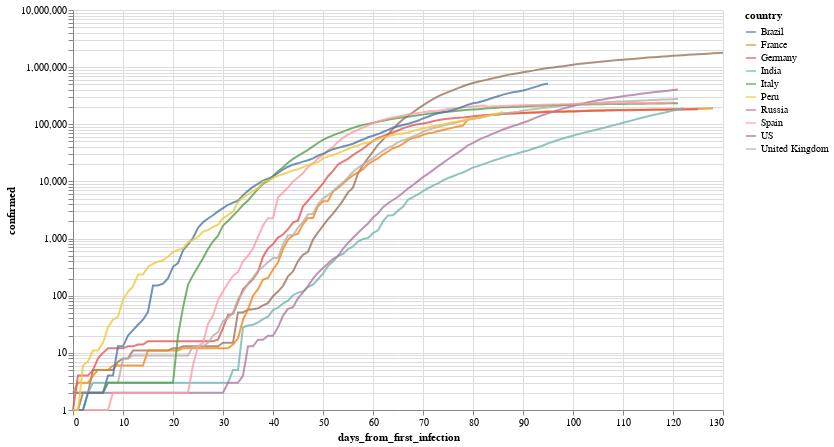

The notebook cell this image was saved under:
### Markdown cell above
Por ejemplo, evolución (interactiva!) de los paises con mas infectados

### Code cell
total_confirmed_by_country = global_df.groupby('country').confirmed.max().sort_values(ascending=False)
selected_countries = total_confirmed_by_country[total_confirmed_by_country > 1000].index

plot_df = global_df[
    (global_df.confirmed > 0) & 
    (global_df.country.isin(selected_countries[:10]))
].sort_values('date')

selection = alt.selection_multi(
    fields=['country'], 
    bind='legend', 
    init=[{'country': c} for c in selected_countries[:10]]
)


(
    alt.Chart(plot_df)
       .mark_line()
       .encode(
           x='days_from_first_infection', 
           y=alt.Y('confirmed', scale=alt.Scale(type='log')), 
           color='country',
           opacity=alt.condition(selection, alt.value(.8), alt.value(.05))
       ).add_selection(selection)
        .properties(width=650, height=400)
       
)

### Figure 1 — Vega-Lite specification as saved in the notebook (floating-point values rounded to 4 significant figures; data arrays with more than 128 entries replaced by an {"elided": "..."} marker saying what was removed)
{"config": {"view": {"continuousWidth": 400, "continuousHeight": 300}}, "data": {"name": "data-c95609d68e2a3c01f83c86e72414abbc"}, "mark": "line", "encoding": {"color": {"type": "nominal", "field": "country"}, "opacity": {"condition": {"value": 0.8, "selection": "selector001"}, "value": 0.05}, "x": {"type": "quantitative", "field": "days_from_first_infection"}, "y": {"type": "quantitative", "field": "confirmed", "scale": {"type": "log"}}}, "height": 400, "selection": {"selector001": {"type": "multi", "fields": ["country"], "bind": "legend", "init": [{"country": "US"}, {"country": "Brazil"}, {"country": "Russia"}, {"country": "United Kingdom"}, {"country": "Spain"}, {"country": "Italy"}, {"country": "India"}, {"country": "France"}, {"country": "Germany"}, {"country": "Peru"}]}}, "width": 650, "$schema": "https://vega.github.io/schema/vega-lite/v4.8.1.json", "datasets": {"data-c95609d68e2a3c01f83c86e72414abbc": {"elided": "1179 records"}}}
